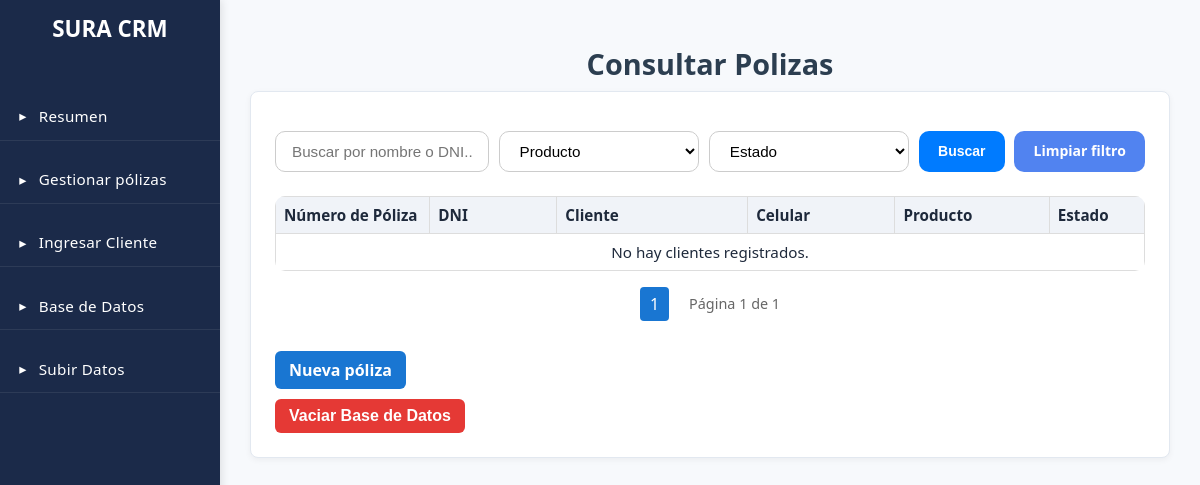
/gestionar/, run on an earlier commit of the app's database.
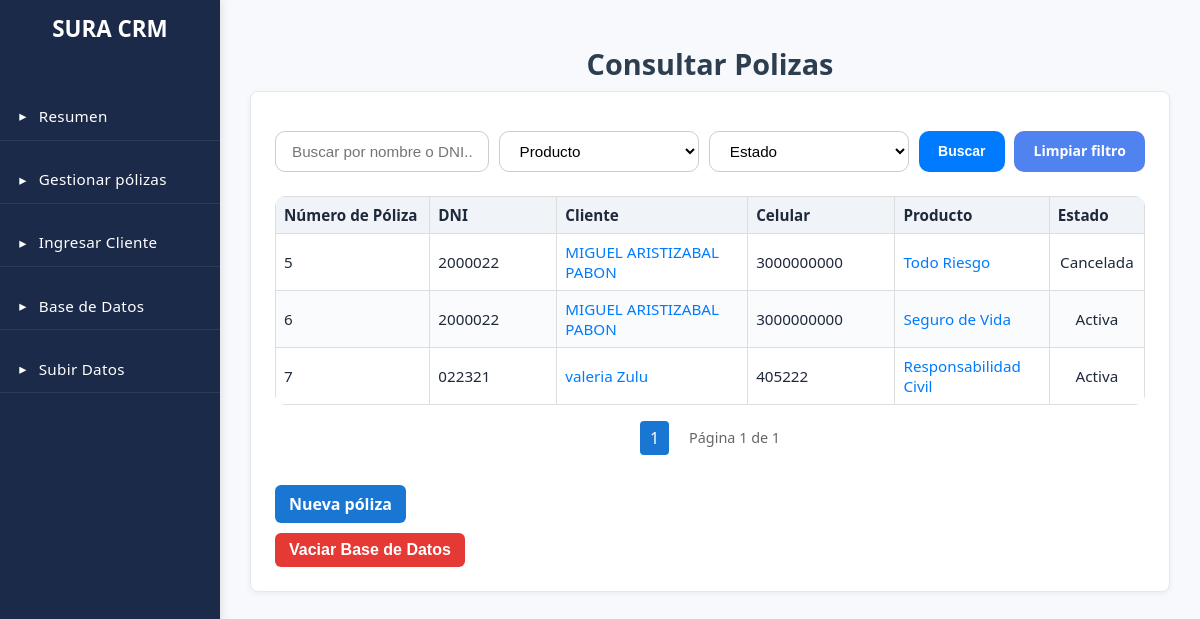
And on a later commit of the database.
### CRM/models.py (models this page shows)
class Polizas(models.Model):
    id = models.CharField(max_length=50, primary_key=True)
    id_producto = models.ForeignKey(Productos, on_delete=models.CASCADE)
    id_canal_venta = models.ForeignKey(Canal_venta, on_delete=models.CASCADE)
    id_tipo_poliza = models.ForeignKey(Tipo_Poliza, on_delete=models.CASCADE) # Hace referencia a la forma de pago
    dni_cliente = models.ForeignKey(Clientes, on_delete=models.CASCADE)
    id_estado = models.ForeignKey(Estado, on_delete=models.CASCADE)
    class Meta:
        db_table = "polizas"

class Clientes(models.Model):
    dni = models.CharField(max_length=50, primary_key=True)
    id_tipo_dni = models.ForeignKey(Tipo_DNI, on_delete=models.CASCADE)
    nombre = models.CharField(max_length=200)
    direccion = models.CharField(max_length=200, blank=True, null=True)
    id_ciudad = models.ForeignKey(Ciudades, on_delete=models.CASCADE)
    telefono = models.CharField(max_length=50, blank=True, null=True)
    celular = models.CharField(max_length=50)
    correo = models.EmailField(blank=True, null=True)
    cuenta_bancaria = models.CharField(max_length=100, blank=True, null=True)
    tipo_cuenta = models.ForeignKey(Tipo_cuenta, on_delete=models.CASCADE, blank=True, null=True)
    class Meta:
        db_table = "clientes"

class Productos(models.Model):
    id = models.AutoField(primary_key=True)
    descripcion = models.CharField(max_length=50, unique=True)
    class Meta:
        db_table = "productos"

class Estado(models.Model):
    id = models.AutoField(primary_key=True)
    descripcion = models.CharField(max_length=50, unique=True)
    class Meta:
        db_table = "estados"

### CRM/views.py (the view, shortened to what this page needs)
# urls.py: path('gestionar/', CRM.views.gestionar_clientes, name='gestionar_clientes'),
def gestionar_clientes(request):
    query = request.GET.get("q")
    producto_id = request.GET.get("producto")
    estado_id = request.GET.get("estado")
    polizas = Polizas.objects.select_related("id_producto", "id_canal_venta", "dni_cliente", "id_estado").all()
    if producto_id:
        polizas = polizas.filter(id_producto_id=producto_id)
    if estado_id:
        polizas = polizas.filter(id_estado_id=estado_id)
    page_number = request.GET.get("page", 1)
    paginator = Paginator(polizas, 10)  # 10 por página (ajusta)
    page_obj = paginator.get_page(page_number)
    datos_clientes = []
    seen = set()
    for pol in page_obj.object_list:
        dni_cliente = pol.dni_cliente.dni
        if dni_cliente in seen:
            continue
        seen.add(dni_cliente)
        polizas_cliente = [p for p in page_obj.object_list if p.dni_cliente.dni == dni_cliente]
        datos_clientes.append({
            "cliente": pol.dni_cliente,
            "polizas": polizas_cliente
        })
    return render(request, "consultar.html", {
        "datos_clientes": datos_clientes,
        "page_obj": page_obj,
        "query": query or "",
        "productos": Productos.objects.all(),
        "estados": Estado.objects.all(),
    })

### CRM/templates/consultar.html (shortened to what this page needs)
{% extends 'layout_panel.html' %}
{% load static %}
{% block content %}
    <div>
        <h2 class="titulo-seccion">Consultar Polizas</h2>
    </div>
<div class="card">
    <form class="consulta-filtros" method="get" action="">
            <div class="grupo-busqueda">
                <input
                    type="text"
                    name="q"
                    value="{{ query }}"
                    placeholder="Buscar por nombre o DNI..."
                    class="input-busqueda"
                >
                <select name="producto" class="input-select">
                    <option value="">Producto</option>
                </select>
                <select name="estado" class="input-select">
                    <option value="">Estado</option>
                </select>
                <button type="submit" class="btn-buscar">Buscar</button>
                    <a href="{% url 'gestionar_clientes' %}" class="btn-limpiar">Limpiar filtro</a>
            </div>
        </form>
    <table class="tabla_clientes">
        <thead>
            <tr>
                <th class="col-header col-nro">Número de Póliza</th>
                <th class="col-header col-dni">DNI</th>
                <th class="col-header col-nom">Cliente</th>
                <th class="col-header col-cor">Celular</th>
                <th class="col-header col-prod">Producto</th>
                <th class="col-header col-vig">Estado</th>
            </tr>
        </thead>
        <tbody>
            {% if datos_clientes %}
                {% for item in datos_clientes %}
                    {% for poliza in item.polizas %}
                    <tr>
                        <td class="col-nro">{{ poliza.id }}</td>
                        <td class="col-dni">{{ item.cliente.dni }}</td>
                        <td class="col-nom">
                            <a href="{% url 'detalle_cliente' item.cliente.dni %}" class="cliente-link">
                                {{ item.cliente.nombre }}
                            </a>
                        </td>
                        <td class="col-cor">{{ item.cliente.celular|default:"-"|floatformat:0 }}</td>
                        <td class="col-prod">
                            <a href="{% url 'detalle_poliza' poliza.id %}" class="cliente-link">
                                {{ poliza.id_producto.descripcion }}
                            </a>
                        </td>
                        <td class="col-vig" style="">
                            {{ poliza.id_estado.descripcion }}
                        </td>
                    </tr>
                    {% endfor %}
                {% endfor %}
            {% else %}
                <tr>
                    <td colspan="6" style="text-align:center;">No hay clientes registrados.</td>
                </tr>
            {% endif %}
        </tbody>
    </table>
    <div class="pagination-container">
        <div class="pagination">
            {% for p in page_obj.paginator.page_range %}
                {% if p >= page_obj.number|add:-2 and p <= page_obj.number|add:2 %}
                    {% if p == page_obj.number %}
                        <span class="page current">{{ p }}</span>
                    {% else %}
                        <a class="page-link" href="?page={{ p }}{% if query %}&q={{ query|urlencode }}{% endif %}{% if request.GET.producto %}&producto={{ request.GET.producto }}{% endif %}{% if request.GET.estado %}&estado={{ request.GET.estado }}{% endif %}">{{ p }}</a>
                    {% endif %}
                {% elif p == 1 or p == page_obj.paginator.num_pages %}
                    <a class="page-link" href="?page={{ p }}{% if query %}&q={{ query|urlencode }}{% endif %}{% if request.GET.producto %}&producto={{ request.GET.producto }}{% endif %}{% if request.GET.estado %}&estado={{ request.GET.estado }}{% endif %}">{{ p }}</a>
                {% elif p == 2 and page_obj.number > 4 %}
                    <span class="dots">...</span>
                {% elif p == page_obj.paginator.num_pages|add:-1 and page_obj.number < page_obj.paginator.num_pages|add:-3 %}
                    <span class="dots">...</span>
                {% endif %}
            {% endfor %}
            <span class="page-info">Página {{ page_obj.number }} de {{ page_obj.paginator.num_pages }}</span>
        </div>
    </div>
    <div class="acciones-polizas">
        <a href="{% url 'crear_poliza' %}" class="btn-guardar">Nueva póliza</a>
    </div>
    <form method="POST" action="{% url 'vaciar_base_datos' %}" style="display:inline;">
            <button type="submit" class="btn-eliminar" onclick="return confirm('¿Estás seguro de que deseas eliminar TODOS los clientes y pólizas? Esta acción no se puede deshacer.')">Vaciar Base de Datos</button>
        </form>
{% endblock %}

### CRM/templates/layout_panel.html (shortened to what this page needs)
{% load static %}
<!DOCTYPE html>
<html lang="es">
<head>
    {% load static %}
    <link rel="stylesheet" href="{% static 'styles/globalstyles.css' %}">
</head>
<body>
    <div class="container">
        <aside class="sidebar sidebar-admin">
            <div class="logo">SURA CRM</div>
            <nav>
                <ul>
                    <li><a href="/resumen/">Resumen</a></li>
                    <li><a href="/gestionar/">Gestionar pólizas</a></li>
                    <li><a href="/client_form/">Ingresar Cliente</a></li>
                    <li><a href="{% url 'gestionar_datos' %}">Base de Datos</a></li>
                    <li><a href="{% url 'upload_file' %}">Subir Datos</a></li>
                </ul>
            </nav>
        </aside>
        <main class="main-content">
            <section class="content">
                {% block content %}
                {% endblock %}
            </section>
        </main>
    </div>
</body>
</html>

What changed in the data, as far as the page shows it:
added Clientes: cliente.dni "2000022", cliente.nombre "MIGUEL ARISTIZABAL PABON", cliente.celular "3000000000"
added Polizas: id "5", id_producto.descripcion "Todo Riesgo", id_estado.descripcion "Cancelada"
added Polizas: id "6", id_producto.descripcion "Seguro de Vida", id_estado.descripcion "Activa"
added Clientes: cliente.dni "022321", cliente.nombre "valeria Zulu", cliente.celular "405222"
added Polizas: id "7", id_producto.descripcion "Responsabilidad Civil", id_estado.descripcion "Activa"
Also different on the page:
text no longer shown: "No hay clientes registrados."
